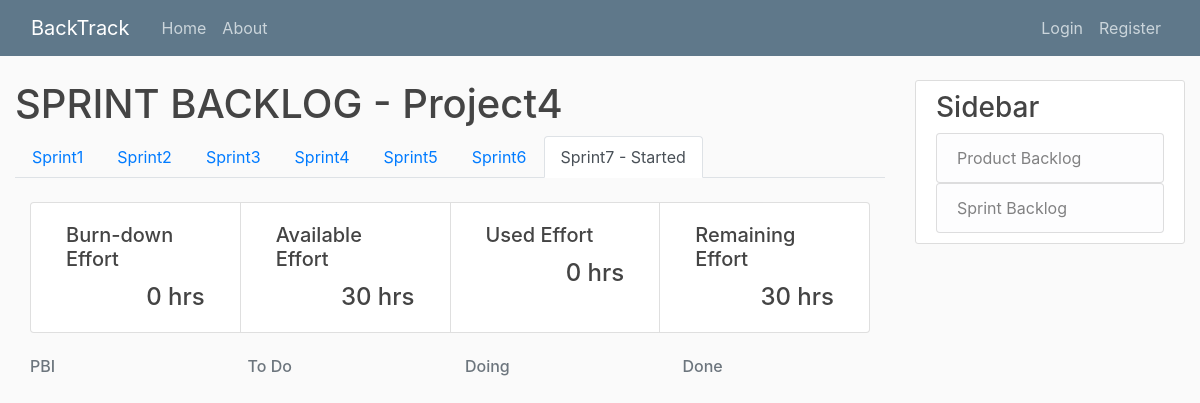
The app's page /project4-sprint_14/ with its own data.
### project/models.py (models this page shows, shortened)
class Project(models.Model):
	title = models.CharField(max_length=20, unique=True)
	details = models.TextField()
	slug = models.SlugField(unique=True, default="")

### sprintBacklog/models.py (models this page shows, shortened)
class Sprint(models.Model):
	title = models.CharField(max_length=20, default="Sprint")
	available_effort = models.IntegerField()
	start_date = models.DateField(blank=True, null=True)
	details = models.TextField(null=True)
	project = models.ForeignKey(Project, on_delete=models.CASCADE, blank=True, null=True, default=None)
	status_choice = [
		('Not Started', 'Not Started'),
		('Started', 'Started'),
		('Ended', 'Ended'),
	]
	status = models.CharField(
		max_length = 20,
		choices = status_choice,
		default ='Not Started',
	)
	def save(self, *args, **kwargs):
		number_of_sprint = Sprint.objects.filter(project=self.project).count()
		if Sprint.objects.filter(project=self.project).count() == None:
			number_of_sprint = 1
		else:
			number_of_sprint += 1
		if self not in Sprint.objects.filter(project=self.project):
			self.title = "Sprint" + str(number_of_sprint)
		super().save(*args, **kwargs)

### sprintBacklog/views.py (the view, shortened to what this page needs)
# urls.py: path('<int:sprint>/', SprintBacklogListView.as_view(), name='sprint-home'),
class SprintBacklogListView(ListView):
	model = Sprint
	template_name = 'sprintBacklog/home.html'
	context_object_name = 'sprint'
	def get_queryset(self):
		queryset = Sprint.objects.filter(project=self.project).order_by('pk')
		index = 1
		for s in queryset:
			s.title = "Sprint" + str(index)
			s.save()
			index += 1
		return self.sprint
	def dispatch(self, request, *args, **kwargs):
		self.project = get_object_or_404(Project, slug=kwargs['project'])
		self.sprint = Sprint.objects.get(pk=kwargs['sprint'])
		return super().dispatch(request, *args, **kwargs)
	def get_context_data(self, **kwargs):
		context = super().get_context_data(**kwargs)
		context['project'] = self.project
		context['all_sprint'] = Sprint.objects.filter(project=self.project).order_by('pk')
		context['PBI'] = PBI.objects.filter(project=self.project, status='To Do')
		context['lastSprintEnded'] = Sprint.objects.filter(project=self.project).order_by('pk').last().status == 'Ended'
		task = []
		total = 0
		completed = 0
		stat = {"completed": completed,
				"available": self.sprint.available_effort,
				"used": total,
				"remaining": self.sprint.available_effort - total
				}
		context['stat'] = stat
		context['task'] = task
		return context

### templates/SprintBacklog/home.html (shortened to what this page needs)
{% extends "base.html" %}
{% block content %}
	<h1>SPRINT BACKLOG - {{ project.title }}</h1>
	<ul class="nav nav-tabs" align="right">
		{% for s in all_sprint %}
		<li class="nav-item">
			{% if s.pk == sprint.pk %}
				<a class="nav-link active" href="{% url 'sprintBacklog-detail' project.slug s.pk %}">{{ s.title }} - {{ sprint.status }}</a>
			{% else %}
				<a class="nav-link" href="{% url 'sprint-home' project.slug s.pk %}">{{ s.title }}</a>
			{% endif %}
		</li>
		{% endfor %}
	</ul>
	<div class="container-fluid">
	<div class="card-group">
		<div class="col-sm card">
			<div class="card-body">
				<h5 class="card-title">Burn-down Effort</h5>
				<h4 class="card-text" style="text-align: right">{{ stat.completed }} hrs</h4>
			</div>
		</div>
		<div class="col-sm card">
			<div class="card-body">
				<h5 class="card-title">Available Effort</h5>
				<h4 class="card-text" style="text-align: right">{{ stat.available }} hrs</h4>
			</div>
		</div>
		<div class="col-sm card">
			<div class="card-body">
				<h5 class="card-title">Used Effort</h5>
				<h4 class="card-text" style="text-align: right">{{ stat.used }} hrs</h4>
			</div>
		</div>
		<div class="col-sm card">
			<div class="card-body">
				<h5 class="card-title">Remaining Effort</h5>
				<h4 class="card-text" style="text-align: right">{{ stat.remaining }} hrs</h4>
			</div>
		</div>
	</div>
	</div>
	<div class="container">
		<div class="row">
			<div class="col-md">
				<h6 class="text-muted">PBI</h6>
			</div>
			<div class="col-md">
				<h6 class="text-muted">To Do</h6>
			</div>
			<div class="col-md">
				<h6 class="text-muted">Doing</h6>
			</div>
			<div class="col-md">
				<h6 class="text-muted">Done</h6>
			</div>
		</div>
	</div>
{% endblock content %}

### productBacklog/static/PBI/main.css (style rules this page uses)
body { background: #fafafa; color: #333333; margin-top: 5rem; }
h1, h2, h3, h4, h5, h6 { color: #444444; }
ul { margin: 0; }

### records on screen
Project: title "Project4"
Sprint: title "Sprint1"
Sprint: title "Sprint2"
Sprint: title "Sprint3"
Sprint: title "Sprint4"
Sprint: title "Sprint5"
Sprint: title "Sprint6"
Sprint: title "Sprint7", status "Started"

### other values on screen
{{ stat.completed }} "0"
{{ stat.available }} "30"
{{ stat.used }} "0"
{{ stat.remaining }} "30"
